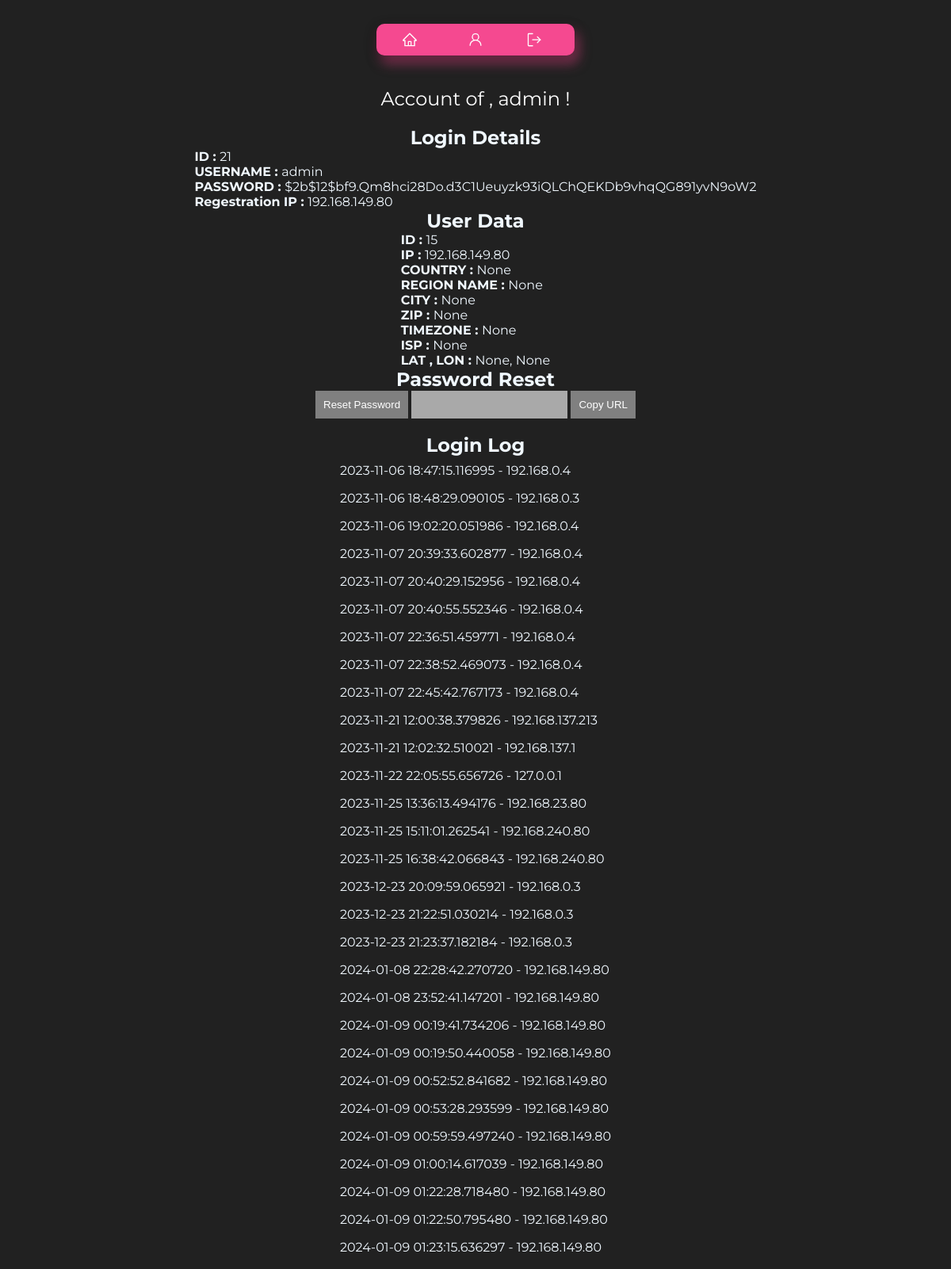
/admin (signed in), run on an earlier commit of the app's database.
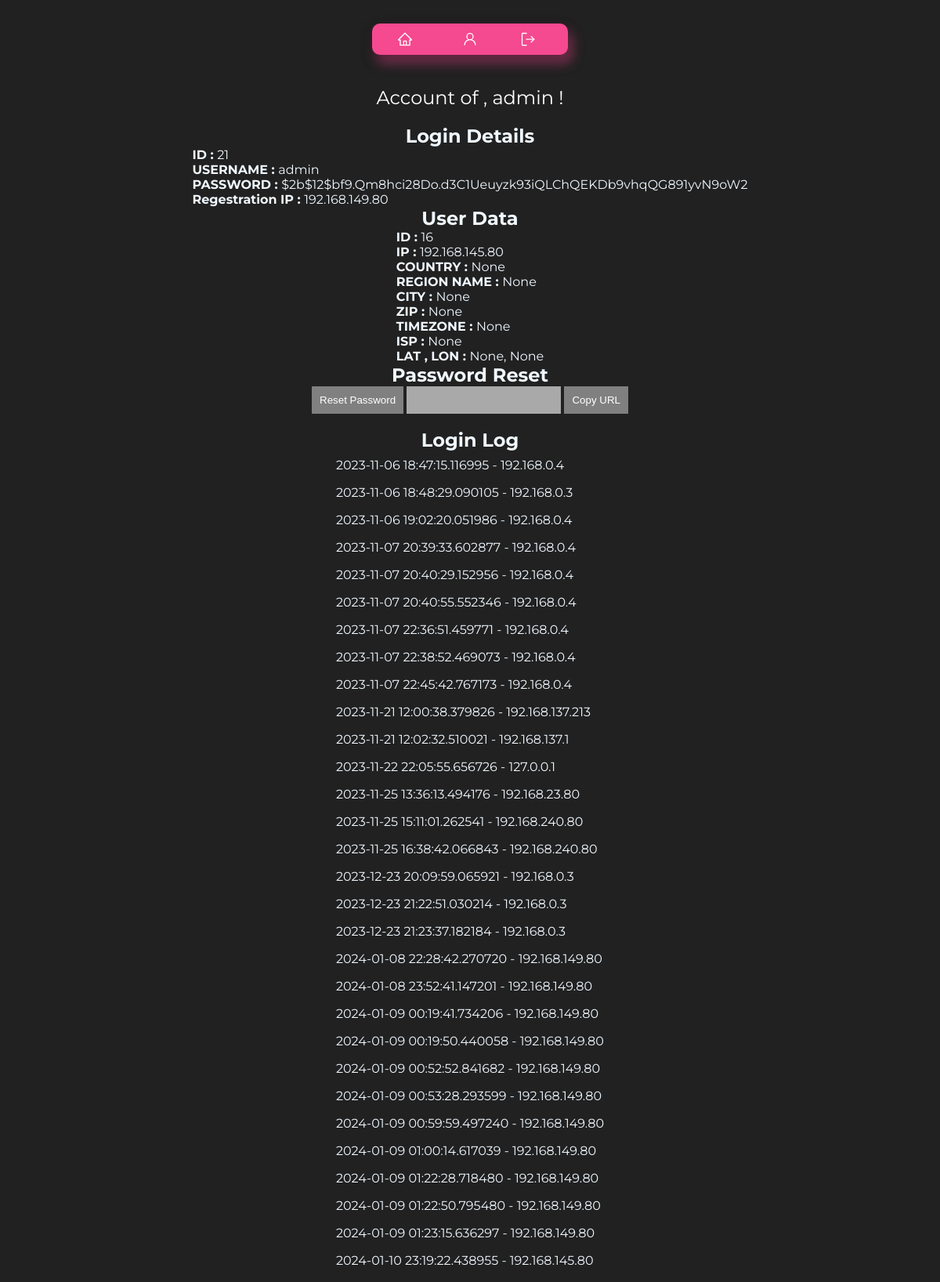
And on a later commit of the database.
### tables this page shows
CREATE TABLE userData (
        id INTEGER PRIMARY KEY,
        username TEXT,
        ip TEXT,
        country TEXT,
        regionname TEXT,
        city TEXT,
        zip TEXT, 
        lat TEXT,
        lon TEXT,
        timezone TEXT,
        isp TEXT
    );

CREATE TABLE loginLog (
        id INTEGER PRIMARY KEY,
        username TEXT,
        ip TEXT,
        timestamp TIMESTAMP DEFAULT CURRENT_TIMESTAMP
    );

### main.py (the view)
@app.route('/<string:username>', methods=['GET'])
def user(username):
    if 'username' in session:
        logged_in_username = session['username']
        if logged_in_username == 'admin':
            username = sanitize_input(username)
            liked_meals = get_liked_Meals_db(username)
            user_data = get_user_data(username)
            user_login_info = get_user(username)
            login_log = get_login_log(username)
            meal = [meal[2] for meal in liked_meals]
            return render_template('admin/user_details.html',
                       username=username,
                       loginDetails=user_login_info,
                       liked_meal_ids=meal,  # Pass the likedMeals data
                       loginLog=login_log,
                       userData=user_data)
        return redirect(url_for('account'))  # HTTP 403 Forbidden for non-admin users
    else:
        return redirect(url_for('login'))

### scripts/check_input.py (called while the page is built)
def sanitize_input(input_string):
    sanitized_input = input_string.strip()
    sanitized_input = re.sub(r'[(;\'"\\)]', '', sanitized_input)
    return sanitized_input

### scripts/db.py (called while the page is built)
def connect():
    conn = sqlite3.connect('database/testdb.db')
    cursor = conn.cursor()
    return conn, cursor

def get_user(username):
    conn, cursor = connect()
    cursor.execute('SELECT * FROM users WHERE username = ?', (username,))
    user_data = cursor.fetchone()
    conn.close()
    if user_data:
        user_dict = {
            'id': user_data[0],
            'username': user_data[1],
            'password': user_data[2],
            'ip': user_data[3]
        }
        return user_dict
    else:
        return None

def get_liked_Meals_db(username):
    conn, cursor = connect()
    cursor.execute('SELECT * FROM likedMeals WHERE username = ?', (username,))
    user_liked_meals = cursor.fetchall()
    conn.commit()
    conn.close()
    return user_liked_meals

### templates/admin/user_details.html (shortened to what this page needs)
<!DOCTYPE html>
<html lang="en">
<head>
  <link rel="stylesheet" type="text/css" href="{{ url_for('static', filename='css/account.css') }}">
  <link rel="stylesheet" type="text/css" href="{{ url_for('static', filename='css/template.css') }}" />
  <link rel="stylesheet" type="text/css" href="{{ url_for('static', filename='css/header.css') }}" />
</head>
<body>
  <header>
    <div class="button-container">
      <a class="button" href="/">
      </a>
      <a class="button" href="/admin/dashboard">
      </a>
      <a class="button" href="/logout">
      </a>
    </div>
  </header>
  <div class="user-data">
    <span>Account of , {{ username }} !</span>
  </div>
  <h2>Login Details</h2>
  <div>
    <p><b>ID : </b>{{ loginDetails.id }} <br></p>
    <p><b>USERNAME : </b>{{ loginDetails.username }} <br></p>
    <p><b>PASSWORD : </b>{{ loginDetails.password }} <br></p>
    <p><b>Regestration IP : </b>{{ loginDetails.ip }} <br></p>
  </div>
  <h2>User Data</h2>
  <div>
    <p><b>ID : </b>{{ userData.id }}<br></p>
    <p><b>IP : </b>{{ userData.ip }}<br></p>
    <p><b>COUNTRY : </b>{{ userData.country }}<br></p>
    <p><b>REGION NAME : </b>{{ userData.regionname }}<br></p>
    <p><b>CITY : </b>{{ userData.city }}<br></p>
    <p><b>ZIP : </b>{{ userData.zip }}<br></p>
    <p><b>TIMEZONE : </b>{{ userData.timezone }}<br></p>
    <p><b>ISP : </b>{{ userData.isp }}<br></p>
    <p><b>LAT , LON : </b> {{ userData.lat }}, {{ userData.lon }}<br></p>
  </div>
  <h2>Password Reset</h2>
  <div>
    <button onclick="resetPassword('{{ username }}')" style="background: gray; border: none; outline: none; padding: 10px; cursor: pointer; color: white;">Reset Password</button>
    <input type="text" id="resetUrlField" value="" readonly style="background: darkgray; border: none; outline: none; padding: 10px; color: white;">
    <button onclick="copyResetUrl()" style="background: gray; border: none; outline: none; padding: 10px; cursor: pointer; color: white;">Copy URL</button>
  </div>
  <br>
  <h2>Login Log</h2>
  <ul>
    {% for log in loginLog %}
    <ul style="padding: 8px;">{{ log.timestamp }} - {{ log.ip }}</ul>
    {% endfor %}
  </ul>
</body>
</html>

What changed in the data, as far as the page shows it:
no longer on this page (row unchanged): userData: id "15", ip "192.168.149.80"
added userData: id "16", ip "192.168.145.80"
added loginLog: timestamp "2024-01-10 23:19:22.438955", ip "192.168.145.80"
